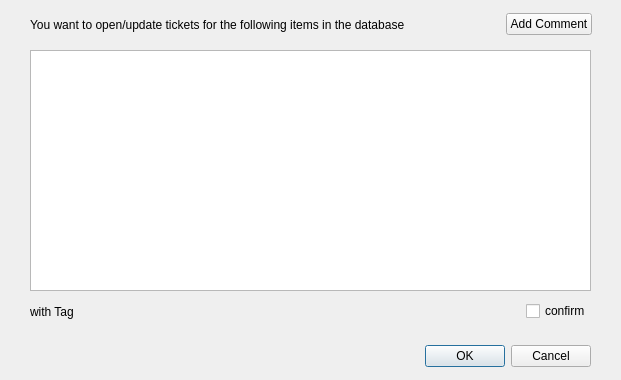
<?xml version="1.0" encoding="UTF-8"?>
<ui version="4.0">
 <class>TagUpload</class>
 <widget class="QDialog" name="TagUpload">
  <property name="geometry">
   <rect>
    <x>0</x>
    <y>0</y>
    <width>621</width>
    <height>380</height>
   </rect>
  </property>
  <property name="windowTitle">
   <string>Upload Tags</string>
  </property>
  <widget class="QDialogButtonBox" name="btnBox">
   <property name="geometry">
    <rect>
     <x>250</x>
     <y>340</y>
     <width>341</width>
     <height>32</height>
    </rect>
   </property>
   <property name="orientation">
    <enum>Qt::Horizontal</enum>
   </property>
   <property name="standardButtons">
    <set>QDialogButtonBox::Cancel|QDialogButtonBox::Ok</set>
   </property>
  </widget>
  <widget class="QWidget" name="layoutWidget">
   <property name="geometry">
    <rect>
     <x>30</x>
     <y>10</y>
     <width>562</width>
     <height>29</height>
    </rect>
   </property>
   <layout class="QHBoxLayout" name="hLayout1">
    <item>
     <widget class="QLabel" name="topLabel">
      <property name="text">
       <string>You want to open/update tickets for the following items in the database</string>
      </property>
      <property name="wordWrap">
       <bool>false</bool>
      </property>
     </widget>
    </item>
    <item>
     <spacer name="spacer3">
      <property name="orientation">
       <enum>Qt::Horizontal</enum>
      </property>
      <property name="sizeType">
       <enum>QSizePolicy::Expanding</enum>
      </property>
      <property name="sizeHint" stdset="0">
       <size>
        <width>21</width>
        <height>20</height>
       </size>
      </property>
     </spacer>
    </item>
    <item>
     <widget class="QPushButton" name="btnAddComment">
      <property name="text">
       <string>Add Comment</string>
      </property>
     </widget>
    </item>
   </layout>
  </widget>
  <widget class="QWidget" name="layoutWidget_2">
   <property name="geometry">
    <rect>
     <x>30</x>
     <y>300</y>
     <width>561</width>
     <height>23</height>
    </rect>
   </property>
   <layout class="QHBoxLayout" name="hLayout2">
    <item>
     <widget class="QLabel" name="bottomLabel">
      <property name="text">
       <string>with Tag</string>
      </property>
      <property name="wordWrap">
       <bool>false</bool>
      </property>
     </widget>
    </item>
    <item>
     <spacer name="spacer14">
      <property name="orientation">
       <enum>Qt::Horizontal</enum>
      </property>
      <property name="sizeType">
       <enum>QSizePolicy::Expanding</enum>
      </property>
      <property name="sizeHint" stdset="0">
       <size>
        <width>361</width>
        <height>21</height>
       </size>
      </property>
     </spacer>
    </item>
    <item>
     <widget class="QCheckBox" name="chkConfirm">
      <property name="text">
       <string>confirm</string>
      </property>
     </widget>
    </item>
   </layout>
  </widget>
  <widget class="QTableView" name="tagsView">
   <property name="geometry">
    <rect>
     <x>30</x>
     <y>50</y>
     <width>561</width>
     <height>241</height>
    </rect>
   </property>
  </widget>
 </widget>
 <resources/>
 <connections>
  <connection>
   <sender>btnBox</sender>
   <signal>accepted()</signal>
   <receiver>TagUpload</receiver>
   <slot>accept()</slot>
   <hints>
    <hint type="sourcelabel">
     <x>248</x>
     <y>254</y>
    </hint>
    <hint type="destinationlabel">
     <x>157</x>
     <y>274</y>
    </hint>
   </hints>
  </connection>
  <connection>
   <sender>btnBox</sender>
   <signal>rejected()</signal>
   <receiver>TagUpload</receiver>
   <slot>reject()</slot>
   <hints>
    <hint type="sourcelabel">
     <x>316</x>
     <y>260</y>
    </hint>
    <hint type="destinationlabel">
     <x>286</x>
     <y>274</y>
    </hint>
   </hints>
  </connection>
 </connections>
</ui>
